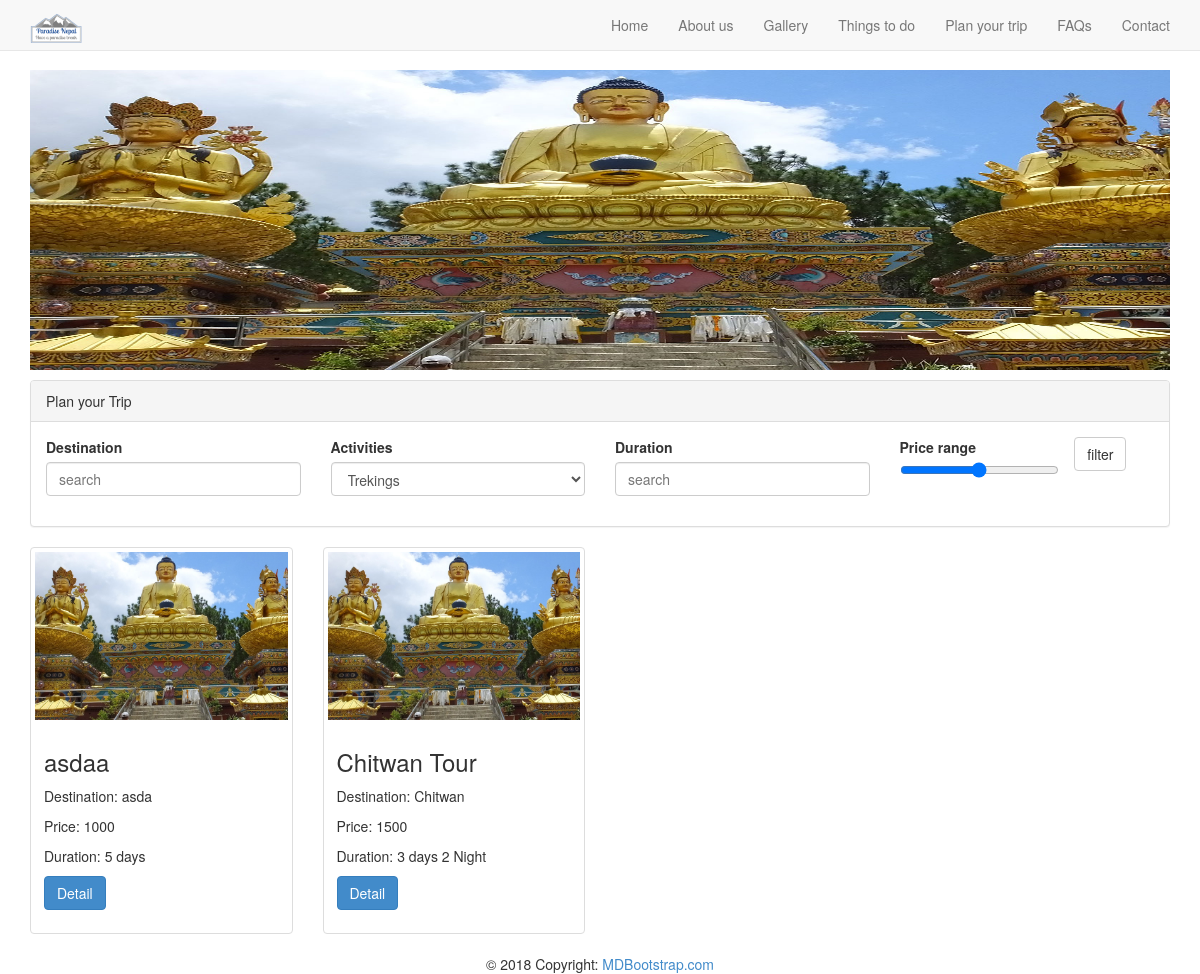
The page /planyourtrip.php on the database its author committed.
### tables this page shows
CREATE TABLE IF NOT EXISTS `packages` (
  `Id` int(11) NOT NULL AUTO_INCREMENT,
  `Name` varchar(250) NOT NULL,
  `Destination` varchar(250) NOT NULL,
  `Duration` varchar(250) NOT NULL,
  `Price` decimal(10,0) NOT NULL,
  `Type` int(11) DEFAULT NULL,
  `Description` longtext NOT NULL,
  `images` varchar(250) NOT NULL,
  `Status` tinyint(1) NOT NULL,
  `CreatedBy` int(11) NOT NULL,
  `CreatedAt` datetime NOT NULL,
  `ModifiedBy` int(11) DEFAULT NULL,
  `ModifiedAt` datetime DEFAULT NULL,
  PRIMARY KEY (`Id`)
);

### planyourtrip.php (the view, shortened to what this page needs)
<?php
require_once "header.php";
$queryActivity = "SELECT * FROM `activities` WHERE Status = 1";
$executeActivity = mysqli_query($con, $queryActivity);
$data = mysqli_fetch_all($executeActivity, MYSQLI_ASSOC);
if (isset($_POST["submit"])) {
    $destination = (isset($_POST["destination"])) ? $_POST["destination"] : '';
    $activity = (!empty($_POST["activity"])) ? $_POST["activity"] : null;
    $duration = (!empty($_POST["duration"])) ? $_POST["duration"] : null;
    $price = (!empty($_POST["price"])) ? $_POST["price"] : null;
    $query = "call GetFilterPackages('$destination', '$activity', '$duration', '$price')";
} else {
    $query = "call GetFilterPackages('', null, '', null)";
}
$execute = mysqli_query($con, $query);
$selectedList = mysqli_fetch_all($execute, MYSQLI_ASSOC);
?>
<section id="header" class="mb-10">
    <img src="<?="img/Gumba.jpg"?>" alt="" Width="100%" height="300px">
</section>
<section id="content">
    <div class="panel panel-default">
        <div class="panel-heading">
            Plan your Trip
        </div>
        <div class="panel-body">
            <form method="post">
                <div class="row">
                    <div class="form-group col-md-3">
                        <label for="exampleInputEmail1">Destination</label>
                        <input type="text" class="form-control" id="destination" placeholder="search"
                            name="destination">
                    </div>
                    <div class="form-group col-md-3">
                        <label for="exampleInputEmail1">Activities</label>
                        <select class="form-control" name="activity">
                            <?php
if ($data != null) {
    foreach ($data as $activity) {
        ?>
                            <option value="<?=$activity['Activity']?>"><?=$activity['Activity']?></option>
                            <?php }
}
?>
                        </select>
                    </div>
                    <div class="form-group col-md-3">
                        <label for="exampleInputEmail1">Duration</label>
                        <input type="text" class="form-control" id="destination" placeholder="search" name="duration">
                    </div>
                    <div class="form-group col-md-2">
                        <label for="formControlRange">Price range</label>
                        <input type="range" class="form-control-range" id="formControlRange" name="price" max="50000">
                    </div>
                    <div class="form-group">
                        <button class="btn btn-default" type="submit" name="submit">filter</button>
                    </div>
                </div>
            </form>
        </div>
    </div>
    <div class="row">
        <?php
if ($selectedList != null) {
    foreach ($selectedList as $item) {
        ?>
        <div class="col-sm-6 col-md-3">
            <div class="thumbnail">
                <img src="img/Gumba.jpg" alt="...">
                <div class="caption">
                    <h3><?=$item["Name"]?></h3>
                    <p>Destination: <?=$item["Destination"]?></p>
                    <p>Price: <?=$item["Price"]?></p>
                    <p>Duration: <?=$item["Duration"]?></p>
                    <p><a href="<?=URL . "TourDetail.php?id=" . $item["Id"]?>" class="btn btn-primary"
                            role="button">Detail</a></p>
                </div>
            </div>
        </div>
        <?php
}
} else {
    ?>
        <div class="alert alert-danger">No data found!!</div>
        <?php
}
?>
    </div>
</section>
<?php
require_once "footer.php";

### assets/css/styleparadisenepal.css (style rules this page uses)
body { padding-top: 70px; }
.mb-10 { margin-bottom: 10px !important; }

### rows shown on the page
packages: Name "asdaa", Destination "asda", Price "1000", Duration "5 days"
packages: Name "Chitwan Tour", Destination "Chitwan", Price "1500", Duration "3 days 2 Night"

### other values the page prints
form field activity "Trekings"
